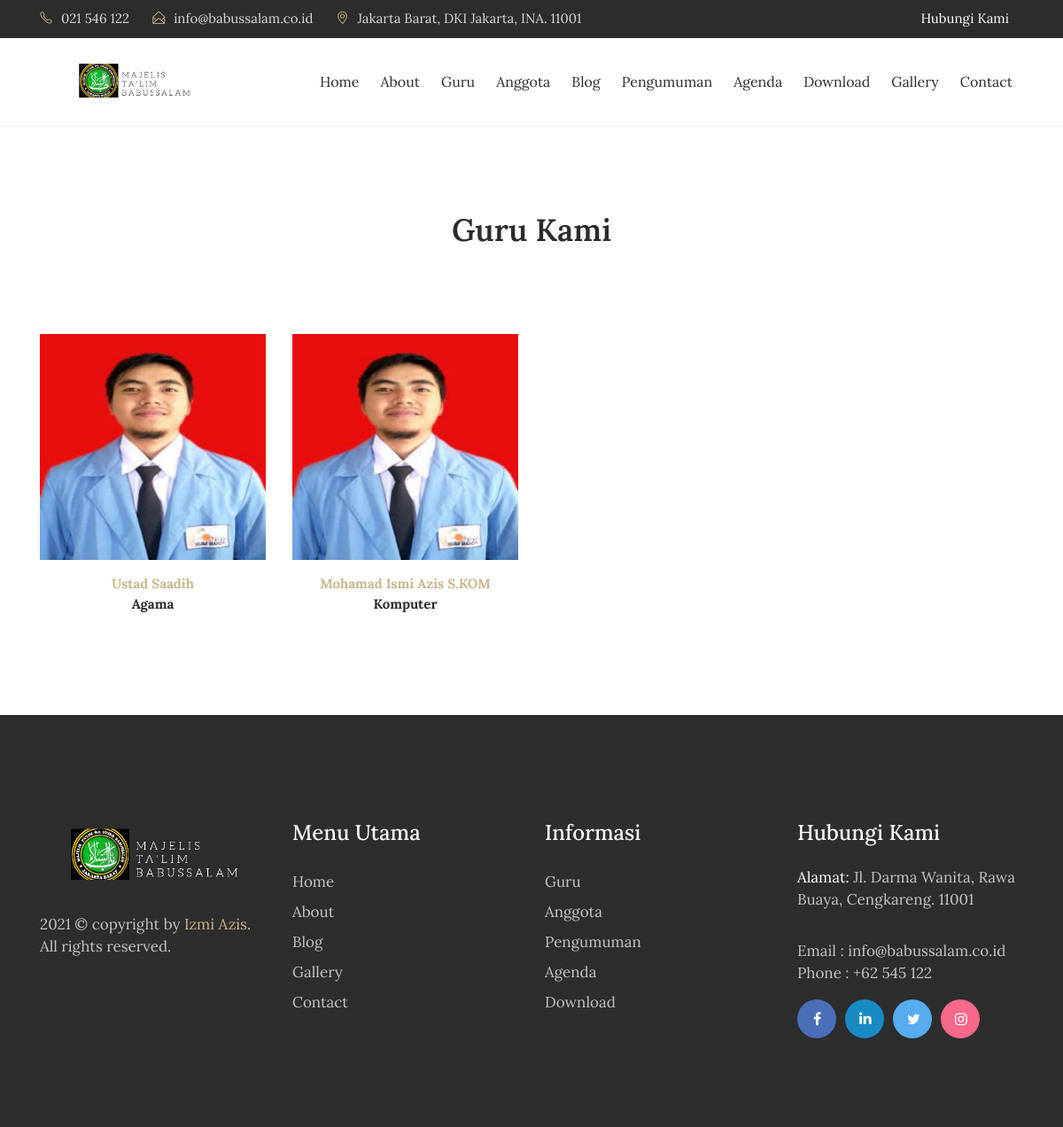
/index.php/guru, run on the app's committed database.
### tables this page shows
CREATE TABLE `tbl_guru` (
  `guru_id` int(11) NOT NULL AUTO_INCREMENT,
  `guru_nip` varchar(30) DEFAULT NULL,
  `guru_nama` varchar(70) DEFAULT NULL,
  `guru_jenkel` varchar(2) DEFAULT NULL,
  `guru_tmp_lahir` varchar(80) DEFAULT NULL,
  `guru_tgl_lahir` varchar(80) DEFAULT NULL,
  `guru_mapel` varchar(120) DEFAULT NULL,
  `guru_photo` varchar(40) DEFAULT NULL,
  `guru_tgl_input` timestamp NULL DEFAULT CURRENT_TIMESTAMP,
  PRIMARY KEY (`guru_id`)
);

### application/controllers/Guru.php (called while the page is built, shortened)
<?php
class Guru extends CI_Controller{
	function __construct(){
		$this->load->model('m_guru');
		$this->load->model('m_pengunjung');
	}
	function index(){
		$x['title'] = "Guru";
		$x['heading'] = "Guru Kami";
		$jum=$this->m_guru->guru();
        $page=$this->uri->segment(3);
        if(!$page):
            $offset = 0;
        else:
            $offset = $page;
        endif;
        $limit=8;
        $config['base_url'] = base_url() . 'guru/index/';
            $config['total_rows'] = $jum->num_rows();
            $config['per_page'] = $limit;
            $config['uri_segment'] = 3;
	          $config['full_tag_open']    = '<div class="pagging text-center"><nav><ul class="pagination justify-content-center">';
	          $config['full_tag_close']   = '</ul></nav></div>';
	          $config['num_tag_open']     = '<li class="page-item"><span class="page-link">';
	          $config['num_tag_close']    = '</span></li>';
	          $config['cur_tag_open']     = '<li class="page-item"><span class="page-link">';
	          $config['cur_tag_close']    = '<span class="sr-only">(current)</span></span></li>';
	          $config['next_tag_open']    = '<li class="page-item"><span class="page-link">';
	          $config['next_tagl_close']  = '<span aria-hidden="true">&raquo;</span></span></li>';
	          $config['prev_tag_open']    = '<li class="page-item"><span class="page-link">';
	          $config['prev_tagl_close']  = '</span>Next</li>';
	          $config['first_tag_open']   = '<li class="page-item"><span class="page-link">';
	          $config['first_tagl_close'] = '</span></li>';
	          $config['last_tag_open']    = '<li class="page-item"><span class="page-link">';
	          $config['last_tagl_close']  = '</span></li>';
            $config['first_link'] = 'Awal';
            $config['last_link'] = 'Akhir';
            $config['next_link'] = 'Next >>';
            $config['prev_link'] = '<< Prev';
            $this->pagination->initialize($config);
            $x['page'] =$this->pagination->create_links();
						$x['data']=$this->m_guru->guru_perpage($offset,$limit);
						$this->load->view('depan/v_guru',$x);
	}
}

### index.php (called while the page is built, shortened)
<?php
require_once BASEPATH.'core/CodeIgniter.php';

### application/models/M_guru.php (called while the page is built, shortened)
<?php
class M_guru extends CI_Model{
	function guru_perpage($offset,$limit){
		$hsl=$this->db->query("SELECT * FROM tbl_guru limit $offset,$limit");
		return $hsl;
	}
}

### application/views/depan/v_guru.php (the view, shortened to what this page needs)
<!DOCTYPE html>
<html lang="en">
<head>
</head>
<body>
    <section class="our-teachers">
        <div class="container">
            <div class="row">
                <div class="col-md-12">
                    <h2 class="mb-5"><?php echo $heading; ?></h2>
                </div>
            </div>
            <div class="row" data-aos="zoom-in" data-aos-delay="100">
                <?php foreach ($data->result() as $row) : ?>
                    <div class="col-xs-12 col-sm-6 col-md-3">
                        <div class="admission_insruction">
                          <?php if(empty($row->guru_photo)):?>
                            <img src="<?php echo base_url().'assets/images/blank.png';?>" class="img-fluid" alt="#">
                          <?php else:?>
                            <img src="<?php echo base_url().'assets/images/'.$row->guru_photo;?>" class="img-fluid" alt="#">
                          <?php endif;?>
                            <p class="text-center mt-3"><span><?php echo $row->guru_nama;?></span>
                                <br>
                                <?php echo $row->guru_mapel;?></p>
                        </div>
                    </div>
                <?php endforeach;?>
              </div>
        </div>
    </section>
</body>
</html>

### data on the page
tbl_guru: guru_photo (picture), guru_nama "Ustad Saadih", guru_mapel "Agama"
tbl_guru: guru_photo (picture), guru_nama "Mohamad Ismi Azis S.KOM", guru_mapel "Komputer"

### other printed values
$heading "Guru Kami"
